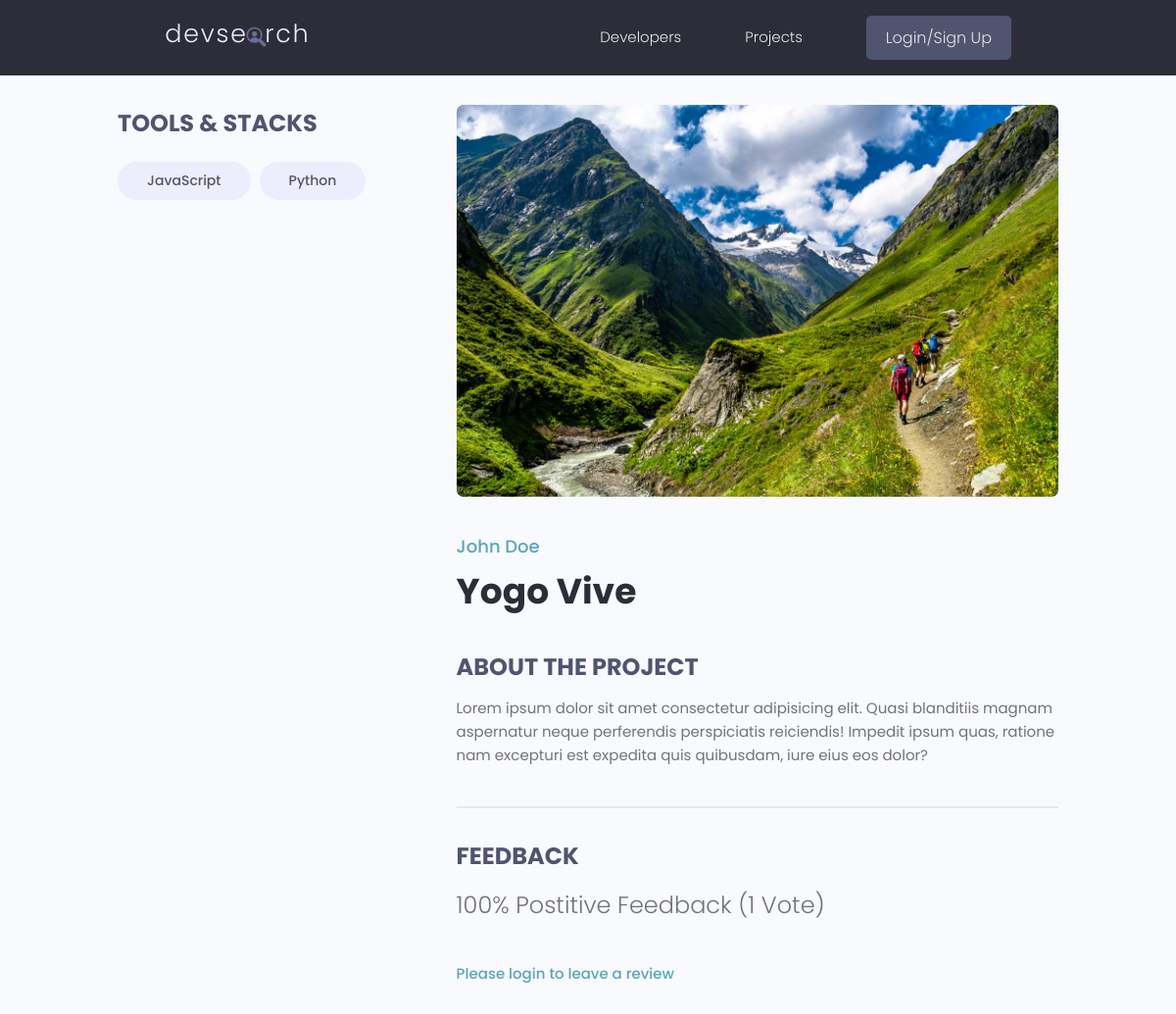
Page /projects/project/9f16a54b-5a79-4d48-9bc0-dde2baa07a64/ on the committed database.
### projects/models.py (models this page shows, shortened)
class Tag(models.Model):
    name=models.CharField(max_length=200)
    created=models.DateTimeField(auto_now_add=True)
    id = models.UUIDField(default=uuid.uuid4,unique=True,primary_key=True,editable=False)
    def __str__(self):
        return self.name

class Project(models.Model):
    owner = models.ForeignKey(Profile,null=True,blank=True,on_delete=models.SET_NULL)
    title=models.CharField(max_length=200)
    description=models.TextField(null=True,blank=True)
    featured_img=models.ImageField(null=True,blank=True,default='default.jpg')
    demo_link=models.CharField(max_length=2000,null=True,blank=True)
    source_link=models.CharField(max_length=2000,null=True,blank=True)
    tags=models.ManyToManyField('Tag',blank=True)
    vote_total=models.IntegerField(default=0,null=True,blank=True)
    vote_ratio=models.IntegerField(default=0,null=True,blank=True)
    created=models.DateTimeField(auto_now_add=True)
    id = models.UUIDField(default=uuid.uuid4,unique=True,primary_key=True,editable=False)
    class Meta:
        ordering=['-vote_ratio','-vote_total']
    @property
    def reviwers(self):
        queryset = self.review_set.all().values_list('owner__id',flat=True)
        return queryset

### users/models.py (models this page shows, shortened)
class Profile(models.Model):
    user = models.OneToOneField(User, on_delete=models.CASCADE, null=True, blank=True)
    name = models.CharField(max_length=200, blank=True, null=True)
    email = models.EmailField(max_length=500, blank=True, null=True)
    username = models.CharField(max_length=200, blank=True, null=True)
    location = models.CharField(max_length=200, blank=True, null=True)
    short_intro = models.CharField(max_length=200, blank=True, null=True)
    bio = models.TextField(blank=True, null=True)
    profile_image = models.ImageField(null=True, blank=True, upload_to='profiles/', default="profiles/user-default.png")
    social_github = models.CharField(max_length=200, blank=True, null=True)
    social_twitter = models.CharField(max_length=200, blank=True, null=True)
    social_linkedin = models.CharField(max_length=200, blank=True, null=True)
    social_youtube = models.CharField(max_length=200, blank=True, null=True)
    social_website = models.CharField(max_length=200, blank=True, null=True)
    created=models.DateTimeField(auto_now_add=True)
    id = models.UUIDField(default=uuid.uuid4,unique=True,primary_key=True,editable=False)

### projects/views.py (the view, shortened to what this page needs)
# urls.py: path('project/<str:pk>/',views.project,name='project'),
def project(request,pk):
    projectObj=Project.objects.get(id=pk)
    form=ReviewForm()
    context={'project':projectObj,'form':form}
    return render(request,'projects/single-project.html',context)

### projects/templates/projects/single-project.html (shortened to what this page needs)
{% extends 'main.html' %}
    {% block content %}
  <main class="singleProject my-md">
    <div class="container">
      <div class="layout">
        <div class="column column--1of3">
          <h3 class="singleProject__subtitle">Tools & Stacks</h3>
          <div class="singleProject__toolStack">
            {% for tag in project.tags.all %}
            <span class="tag tag--pill tag--sub tag--lg">
              <small>{{ tag }}</small>
            </span>
           {% endfor %}
          </div>
        </div>
        <div class="column column--2of3">
          <img class="singleProject__preview" src="{{ project.featured_img.url }}" alt="portfolio thumbnail" />
          <a href="profile.html" class="singleProject__developer">{{ project.owner.name}}</a>
          <h2 class="singleProject__title">{{ project.title }}</h2>
          <h3 class="singleProject__subtitle">About the Project</h3>
          <div class="singleProject__info">
            {{ project.description }}
          </div>
          <div class="comments">
            <h3 class="singleProject__subtitle">Feedback</h3>
            <h5 class="project--rating">
              {{ project.vote_ratio }}% Postitive Feedback ({{ project.vote_total}} Vote{{ project.vote_total|pluralize:"s" }})
            </h5>
            {% if request.user.profile.id in project.reviwers %}
            <p>You have already submitted your review for this project</p>
            {% elif request.user.profile == project.owner %}
            <p>You cannot review your own work</p>
            {% else %}
            <a href="{% url 'login' %}?next={{request.path}}">Please login to leave a review</a>
            {% endif %}
          </div>
        </div>
      </div>
    </div>
  </main>
    {% endblock %}

### static/styles/app.css (style rules this page uses)
:root { --color-sub: #2d2d39; }
img { width: 100%; }
@media screen and (min-width: 1081px) { .singleProject .column--1of3 { order: 1; } }
@media screen and (min-width: 1081px) { .singleProject .column--2of3 { order: 2; } }
.singleProject__toolStack { margin-top: 2rem; margin-bottom: 4rem; }
.singleProject__preview { height: 50vh; object-fit: cover; object-position: top center; margin-bottom: 3rem; border-radius: 0.7rem; }
.singleProject__developer { font-size: 1.8rem; font-weight: 500; }
.singleProject__title { font-size: 3.6rem; font-weight: 700; color: var(--color-sub); margin-bottom: 3rem; }
.project--rating { margin-bottom: 1.6em; margin-top: .5em; }
.singleProject__subtitle { text-transform: uppercase; font-size: 2.4rem; font-weight: 700; color: var(--color-sub-light); margin-bottom: 1rem; }
.comments { margin-top: 4rem; padding-top: 3rem; border-top: 2px solid var(--color-light); }

### static/uikit/styles/modules/_variables.css (style rules this page uses)
:root { --color-main: #5aa5b9; --color-main-light: #e6faff; --color-sub: #3f4156; --color-sub-light: #51546e; --color-sub-lighter: #ededfd; --color-text: #737373; --color-gray: #8b8b8b; --color-light: #e5e7eb; --color-light-gray: #767676; --color-bg: #f8fafd; --color-white: #fffefd; --color-white-light: #f3f3f3; --color-success: #359e64; --color-success-bg: #def8e8; --color-error: #fc4b0b; --color-error-bg: #fff2ee; --font-base: 'Poppins', arial, helvetica, 'Segoe UI', roboto, ubuntu, sans-serif; --font-monospace: 'Fira Code', 'Courier New', courier, monospace; --font-regular: 300; --font-medium: 500; --font-bold: 700; --generic-shadow: 1px 1px 5px #00000010; --generic-transition: all 0.3s ease-in-out; }

### static/uikit/styles/modules/_base.css (style rules this page uses)
* { margin: 0; padding: 0; box-sizing: border-box; text-rendering: optimizeLegibility; color: inherit; font-size: inherit; }
html { font-size: 50%; }
@media only screen and (min-width: 480px) { html { font-size: 56.25%; } }
@media only screen and (min-width: 1200px) { html { font-size: 62.5%; } }
body { line-height: 1.6; font-weight: 400; font-size: 1.5rem; color: var(--color-text); background-color: var(--color-bg); min-height: 100vh; }

### static/uikit/styles/modules/_typography.css (style rules this page uses)
* { font-family: var(--font-base); }
h2 { font-size: 3.6rem; font-weight: var(--font-bold); }
h3 { font-size: 3.2rem; font-weight: var(--font-medium); }
h5 { font-size: 2.4rem; font-weight: var(--font-medium); }
h5, h6 { font-weight: var(--font-regular); }
p, span, strong { font-size: 1.6rem; color: var(--color-text); font-weight: var(--font-regular); }
a { padding-bottom: 2px; text-decoration: none; display: inline-block; color: var(--color-main); font-weight: var(--font-medium); }

### static/uikit/styles/modules/_utilities.css (style rules this page uses)
.container { width: 92%; max-width: 165rem; margin: 0 auto; box-sizing: border-box; }
@media screen and (min-width: 1000px) { .container { width: 90%; } }
@media screen and (min-width: 1200px) { .container { width: 80%; } }
.my-md { margin: 3rem auto; }

### static/uikit/styles/modules/_tag.css (style rules this page uses)
.tag { display: inline-flex; align-items: center; background-color: var(--color-sub); height: -webkit-fit-content; height: -moz-fit-content; height: fit-content; width: -webkit-fit-content; width: -moz-fit-content; width: fit-content; border-radius: 0.5rem; padding: 0.5rem 1.5rem; font-size: 1.2rem; cursor: pointer; }
.tag:not(:last-child) { margin-right: 0.25rem; margin-bottom: 0.75rem; }
.tag > small { color: var(--color-white); }
.tag--pill { border-radius: 5rem; }
.tag--sub, .tag--sub > small { background: var(--color-sub-lighter); color: var(--color-sub-light); font-weight: 500; }
.tag--lg { padding: 0.8rem 3rem; font-size: 1.4rem; }
.tag--lg:not(:last-child) { margin-right: 0.5rem; margin-bottom: 1rem; }

### static/uikit/styles/modules/_layout.css (style rules this page uses)
.layout { display: flex; flex-flow: row wrap; justify-content: space-between; }
.layout > .column { margin-bottom: 3rem; }
.layout > .column.column--1of3 { flex-basis: 30%; }
.layout > .column.column--2of3 { flex-basis: 64%; }

### rows in the picture
Tag: name "JavaScript"
Tag: name "Python"
Project: featured_img (picture), owner.name "John Doe", title "Yogo Vive", description "Lorem ipsum dolor sit amet consectetur adipisicing elit. Quasi blanditiis magnam aspernatur neque perferendis perspiciatis reiciendis! Impedit ipsum quas, ratione nam excepturi est expedita quis quibusdam, iure eius eos dolor?", vote_ratio "100", vote_total "1"
